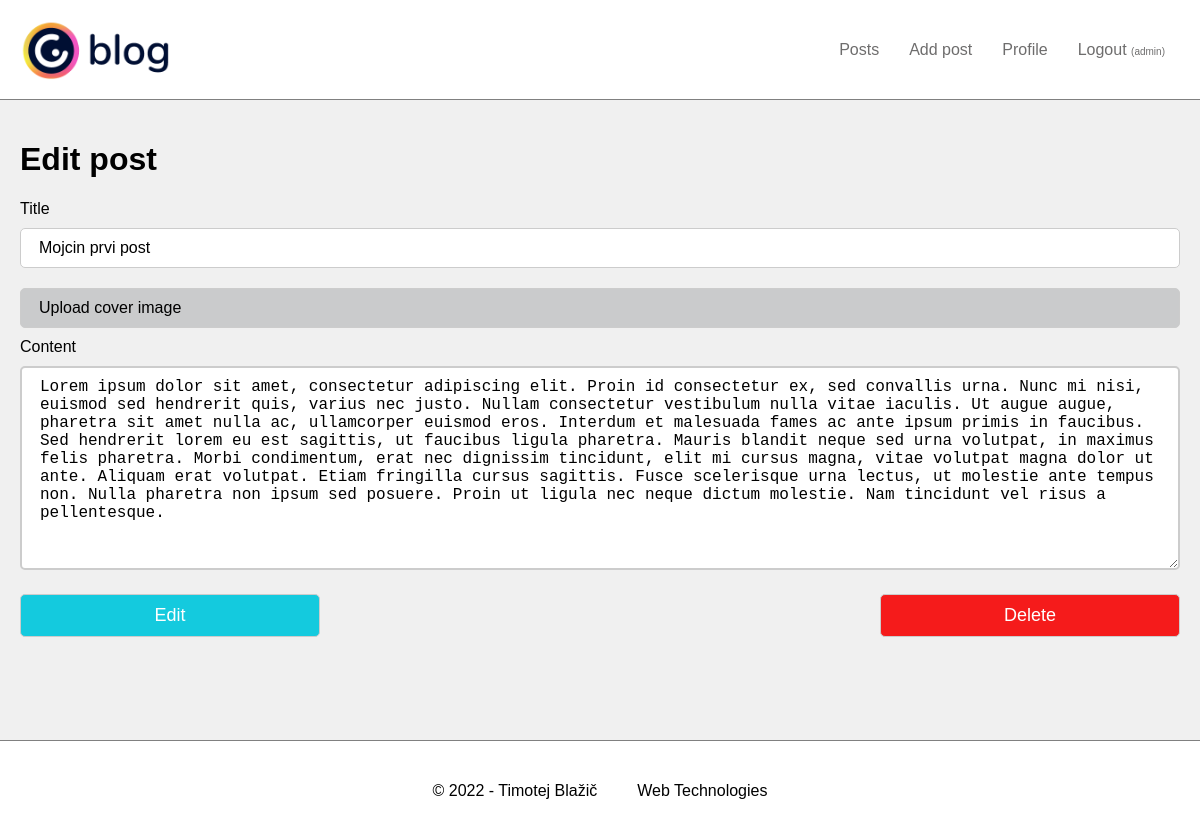
The page /code/index.php/posts/edit?id=2 (signed in) on the database its author committed.
### tables this page shows
CREATE TABLE `post` (
  `PostID` int(11) NOT NULL,
  `UserID` int(11) NOT NULL,
  `DateCreated` datetime NOT NULL,
  `DateModified` datetime DEFAULT NULL,
  `Title` text NOT NULL,
  `Content` text NOT NULL,
  `Image` longblob NOT NULL
);

### code/controller/PostController.php (called while the page is built, shortened)
<?php
require_once("model/PostDB.php");
class PostController {
    public static function showEditForm($data = [], $errors = []) {
        if(empty($data)){
            $data = PostDB::getPost($_GET["id"]);
        }
        if(empty($errors)){
            foreach($data as $key => $value){
                $errors[$key] = "";
            }
        }
        ViewHelper::render("view/post-edit.php", ["data" => $data, "errors" => $errors]);
    }
}

### code/model/PostDB.php (called while the page is built, shortened)
<?php
class PostDB {
    public static function getPost($postID) {
        $db = DBInit::getInstance();
        $statement = $db->prepare("SELECT PostID, UserID, DateCreated, DateModified, Title, Content, Image FROM post
            WHERE PostID = :postID");
        $statement->bindValue(":postID", $postID);
        $statement->execute();
        $post = $statement->fetch();
        return $post;
    }
}

### code/view/post-edit.php (the view, shortened to what this page needs)
<!DOCTYPE html>
<html lang="en">
<head>
    <link rel="stylesheet" type="text/css" href="<?= CSS_URL . "style.css" ?>">
    <link rel="stylesheet" type="text/css" href="<?= CSS_URL . "forms.css" ?>">
</head>
<body>
    <?php include("view/menu-links.php"); ?>
    <div class="formWrap">
        <h1>Edit post</h1>
        <form action="<?= BASE_URL . "posts/edit" ?>" method="post" enctype="multipart/form-data">
            <div>
                <label for="title">Title</label>
                <input type="text" name="title" id="title" value="<?= $data["Title"] ?>">
            </div>
            <div>
                <label class="customUpload" for="image">Upload cover image</label>
            </div>
            <div>
                <label for="content">Content</label><br>
                <textarea name="content" id="content" cols="30" rows="10"><?= $data["Content"] ?></textarea>
            </div>
            <div class="containerBtns">
                <div>
                    <input class="btnInFlexDiv" type="submit" value="Edit">
                </div>
                <div>
                    <input class="btnInFlexDiv btnDelete" type="submit" name="delete" value="Delete" onclick="return confirm('Are you sure?')">
                </div>
            </div>
        </form>
    </div>
    <?php include("view/footer.php"); ?>
</body>
</html>

### code/static/css/style.css (style rules this page uses)
html { font-family: Geneva, Verdana, sans-serif; }
body { min-width: 500px; margin: 0; padding: 0; background-color: #f0f0f0; }
* { box-sizing: border-box; }
body { display: grid; grid-template-columns: 100%; grid-template-areas: "navbar" "article" "aside" "footer"; }
@media screen and (min-width: 768px) { body { grid-template-columns: 2fr 1fr; grid-template-areas: "navbar navbar" "article aside" "footer footer"; } }
@media screen and (min-width: 992px) { body { grid-template-columns: 1fr 2fr 1fr; grid-template-areas: "navbar navbar navbar" "article article aside" "footer footer footer"; } }

### code/static/css/forms.css (style rules this page uses)
.formWrap { width: 100%; min-height: 80vh; padding: 20px; }
input[type="text"], input[type="password"], input[type="email"] { width: 100%; padding: 10px 18px; margin: 10px 0; font-size: 16px; border-radius: 5px; border: 1px solid #ccc; display: inline-block; }
.customUpload { display: inline-block; width: 100%; padding: 10px 18px; margin: 10px 0; border-radius: 5px; border: 1px solid #ccc; background-color: #cacbcc; cursor: pointer; }
input[type="submit"] { width: 30%; max-width: 300px; min-width: 100px; padding: 10px 18px; margin: 10px 0; border-radius: 5px; border: 1px solid #ccc; font-size:18px; display: inline-block; background-color: #14cade; color: white; cursor: pointer; }
textarea { width: 100%; min-height: 200px; padding: 10px 18px; margin: 10px 0; font-size: 16px; border-radius: 5px; border: 2px solid #ccc; resize:vertical; }
.containerBtns { display: flex; justify-content: space-between; align-items: center; }
.containerBtns > div { width: 30%; max-width: 300px; }
.containerBtns > div > input[type="submit"] { width: 100%; }
.containerBtns > div > input[value="Delete"] { background-color:#f51b1b; }
body { display: grid; grid-template-columns: 100%; }

### rows shown on the page
post: title "Mojcin prvi post", content "Lorem ipsum dolor sit amet, consectetur adipiscing elit. Proin id consectetur ex, sed convallis urna. Nunc mi nisi, euismod sed hendrerit quis, varius nec justo. Nullam consectetur vestibulum nulla vitae iaculis. Ut augue augue, pharetra sit amet nulla ac, ullamcorper euismod eros. Interdum et malesuada fames ac ante ipsum primis in faucibus. Sed hendrerit lorem eu est sagittis, ut faucibus ligula pharetra. Mauris blandit neque sed urna volutpat, in maximus felis pharetra. Morbi condimentum, erat nec dignissim tincidunt, elit mi cursus magna, vitae volutpat magna dolor ut ante. Aliquam erat volutpat. Etiam fringilla cursus sagittis. Fusce scelerisque urna lectus, ut molestie ante tempus…"

### other values the page prints
$_SESSION["user"]["Username"] "admin"
